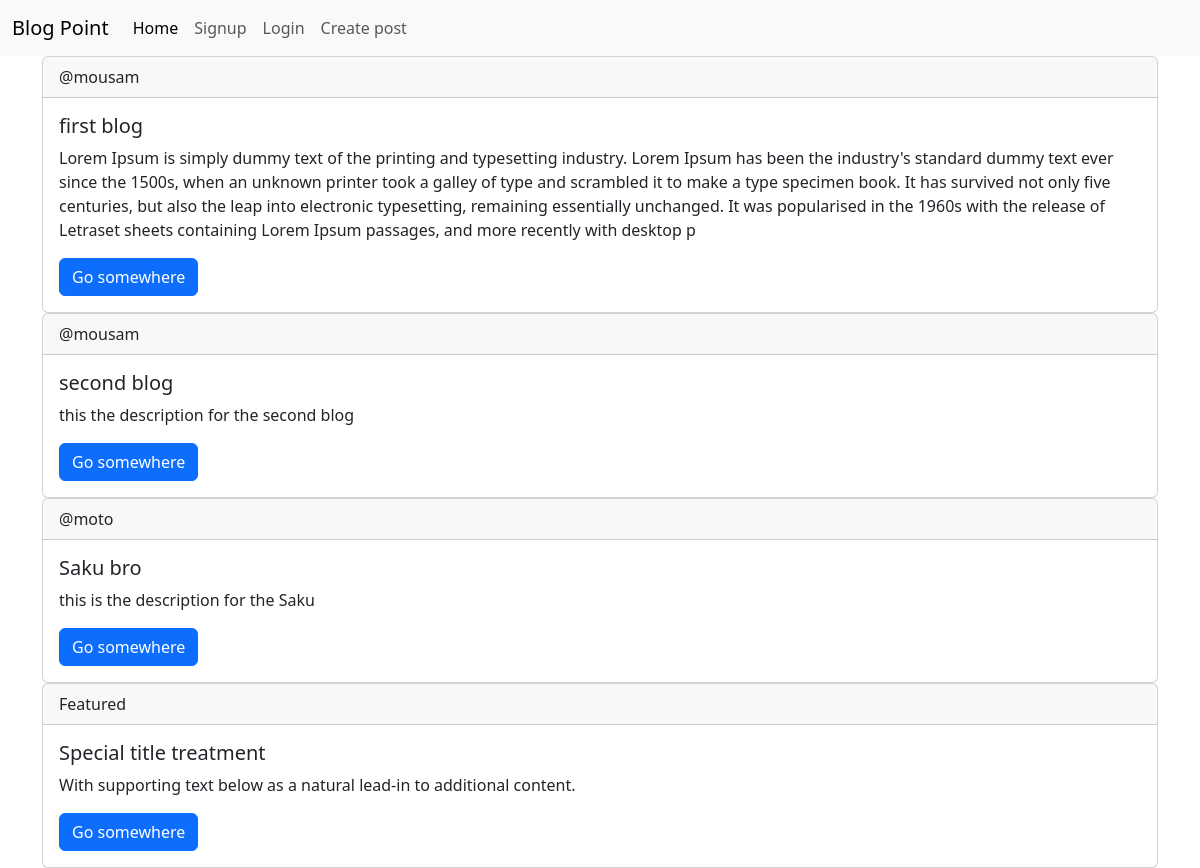
Before: / with the older database file.
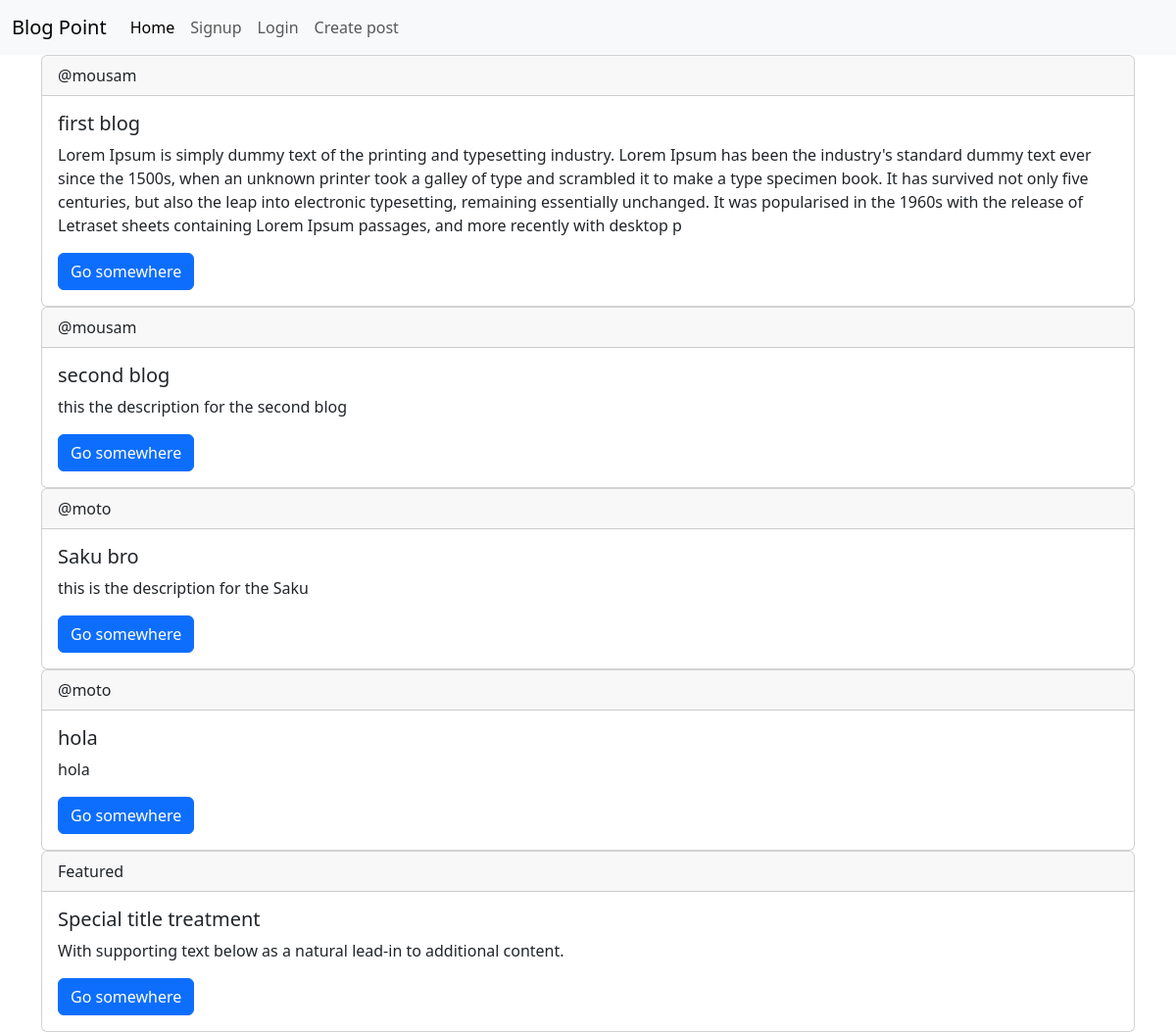
After: the same page with the newer database file.
### app/models.py (models this page shows, shortened)
class Post(models.Model):
    author=models.ForeignKey(User,on_delete=models.CASCADE)
    title=models.CharField(max_length=200)
    description=models.TextField(max_length=500)
    created_at=models.DateTimeField(auto_now_add=True)

### app/views.py (the view)
# urls.py: path('', views.home,name="home"),
def home(request):
    posts=Post.objects.all()
    context={"posts":posts}
    return render(request,"app/index.html",context)

### app/templates/app/index.html (shortened to what this page needs)
{% extends "base.html" %}
    {% block content %}
    {% for post in posts %}
    <div class="card">
      <div class="card-header">
        @{{post.author}}
      </div>
      <div class="card-body">
        <h5 class="card-title">{{post.title}}</h5>
        <p class="card-text"> {{post.description}} </p>
        <a href="#" class="btn btn-primary">Go somewhere</a>
      </div>
    </div>
    {% endfor %}
    <div class="card">
      <div class="card-header">
        Featured
      </div>
      <div class="card-body">
        <h5 class="card-title">Special title treatment</h5>
        <p class="card-text">With supporting text below as a natural lead-in to additional content.</p>
        <a href="#" class="btn btn-primary">Go somewhere</a>
      </div>
    </div>
    {% endblock content %}

### templates/base.html (shortened to what this page needs)
<!DOCTYPE html>
<html lang="en">
  <head>
    <link
      href="https://cdn.jsdelivr.net/npm/bootstrap@5.3.3/dist/css/bootstrap.min.css"
      rel="stylesheet"
    />
  </head>
  <body>
    <nav class="navbar navbar-expand-lg bg-body-tertiary">
      <div class="container-fluid">
        <a class="navbar-brand" href="#">Blog Point</a>
        <div class="collapse navbar-collapse" id="navbarNav">
          <ul class="navbar-nav">
            <li class="nav-item">
              <a class="nav-link active" aria-current="page" href="{% url "home" %}">Home</a>
            </li>
            <li class="nav-item">
              <a class="nav-link" href="/signup">Signup</a>
            </li>
            <li class="nav-item">
              <a class="nav-link" href="/login">Login</a>
            </li>
            <li class="nav-item">
              <a class="nav-link" href="{% url "create_posts" %}">Create post</a>
            </li>
          </ul>
        </div>
      </div>
    </nav>
    <div class="container">
    {% block content %}
    {% endblock content %}
  </div>
  </body>
</html>

Changed rows visible on the page:
added Post: author "moto", title "hola", description "hola"
